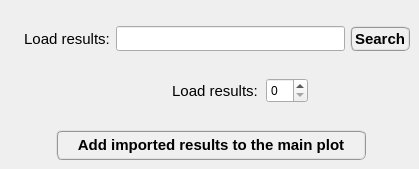
            <widget class="QWidget" name="tab_4">
             <attribute name="title">
              <string>Import</string>
             </attribute>
             <widget class="QPushButton" name="pushButton_AddImportedPlot">
              <property name="geometry">
               <rect>
                <x>56</x>
                <y>130</y>
                <width>310</width>
                <height>30</height>
               </rect>
              </property>
              <property name="minimumSize">
               <size>
                <width>310</width>
                <height>30</height>
               </size>
              </property>
              <property name="maximumSize">
               <size>
                <width>310</width>
                <height>30</height>
               </size>
              </property>
              <property name="font">
               <font>
                <family>MS Shell Dlg 2</family>
                <pointsize>11</pointsize>
                <weight>75</weight>
                <italic>false</italic>
                <bold>true</bold>
               </font>
              </property>
              <property name="styleSheet">
               <string notr="true">QPushButton{border-radius: 6px; border-color: rgb(150, 150, 150); border-style: ridge; border-width: 2px; color: rgb(0, 0, 0); background-color: rgb(240, 240, 240); font: 75 bold 11pt &quot;MS Shell Dlg 2&quot;}
QPushButton:hover{border-radius: 6px; border-color: rgb(0, 170, 255); border-style: ridge; border-width: 2px; color: rgb(0, 0, 0); background-color: rgba(174, 213, 255, 100); font: 75 bold 11pt &quot;MS Shell Dlg 2&quot;}
QPushButton:pressed{border-radius: 6px; border-color: rgb(0, 170, 255); border-style: ridge; border-width: 3px; color: rgb(0, 0, 0); background-color: rgb(174, 213, 255); font: 75 bold 11pt &quot;MS Shell Dlg 2&quot;}</string>
              </property>
              <property name="text">
               <string>Add imported results to the main plot</string>
              </property>
             </widget>
             <widget class="QSpinBox" name="spinBox">
              <property name="geometry">
               <rect>
                <x>266</x>
                <y>78</y>
                <width>42</width>
                <height>25</height>
               </rect>
              </property>
              <property name="minimumSize">
               <size>
                <width>0</width>
                <height>25</height>
               </size>
              </property>
              <property name="maximumSize">
               <size>
                <width>16777215</width>
                <height>25</height>
               </size>
              </property>
              <property name="maximum">
               <number>10</number>
              </property>
             </widget>
             <widget class="QLabel" name="label_10">
              <property name="geometry">
               <rect>
                <x>102</x>
                <y>78</y>
                <width>160</width>
                <height>25</height>
               </rect>
              </property>
              <property name="minimumSize">
               <size>
                <width>160</width>
                <height>25</height>
               </size>
              </property>
              <property name="maximumSize">
               <size>
                <width>160</width>
                <height>25</height>
               </size>
              </property>
              <property name="font">
               <font>
                <family>MS Shell Dlg 2</family>
                <pointsize>11</pointsize>
                <weight>50</weight>
                <italic>false</italic>
                <bold>false</bold>
               </font>
              </property>
              <property name="text">
               <string>Load results: </string>
              </property>
              <property name="alignment">
               <set>Qt::AlignRight|Qt::AlignTrailing|Qt::AlignVCenter</set>
              </property>
             </widget>
             <widget class="QLabel" name="label_9">
              <property name="geometry">
               <rect>
                <x>14</x>
                <y>26</y>
                <width>100</width>
                <height>25</height>
               </rect>
              </property>
              <property name="minimumSize">
               <size>
                <width>100</width>
                <height>25</height>
               </size>
              </property>
              <property name="maximumSize">
               <size>
                <width>100</width>
                <height>25</height>
               </size>
              </property>
              <property name="font">
               <font>
                <family>MS Shell Dlg 2</family>
                <pointsize>11</pointsize>
                <weight>50</weight>
                <italic>false</italic>
                <bold>false</bold>
               </font>
              </property>
              <property name="text">
               <string>Load results: </string>
              </property>
              <property name="alignment">
               <set>Qt::AlignRight|Qt::AlignTrailing|Qt::AlignVCenter</set>
              </property>
             </widget>
             <widget class="QLineEdit" name="lineEdit_ImportResultsPath">
              <property name="geometry">
               <rect>
                <x>116</x>
                <y>26</y>
                <width>229</width>
                <height>25</height>
               </rect>
              </property>
              <property name="minimumSize">
               <size>
                <width>0</width>
                <height>25</height>
               </size>
              </property>
              <property name="maximumSize">
               <size>
                <width>16777215</width>
                <height>25</height>
               </size>
              </property>
              <property name="font">
               <font>
                <family>MS Shell Dlg 2</family>
                <pointsize>9</pointsize>
                <weight>50</weight>
                <italic>false</italic>
                <bold>false</bold>
               </font>
              </property>
              <property name="layoutDirection">
               <enum>Qt::LeftToRight</enum>
              </property>
              <property name="styleSheet">
               <string notr="true"/>
              </property>
              <property name="alignment">
               <set>Qt::AlignCenter</set>
              </property>
             </widget>
             <widget class="QPushButton" name="pushButton_ChooseFolderImport">
              <property name="geometry">
               <rect>
                <x>350</x>
                <y>26</y>
                <width>60</width>
                <height>25</height>
               </rect>
              </property>
              <property name="minimumSize">
               <size>
                <width>0</width>
                <height>25</height>
               </size>
              </property>
              <property name="maximumSize">
               <size>
                <width>65</width>
                <height>25</height>
               </size>
              </property>
              <property name="sizeIncrement">
               <size>
                <width>65</width>
                <height>25</height>
               </size>
              </property>
              <property name="font">
               <font>
                <family>MS Shell Dlg 2</family>
                <pointsize>11</pointsize>
                <weight>75</weight>
                <italic>false</italic>
                <bold>true</bold>
               </font>
              </property>
              <property name="styleSheet">
               <string notr="true">QPushButton{border-radius: 6px; border-color: rgb(150, 150, 150); border-style: ridge; border-width: 2px; color: rgb(0, 0, 0); background-color: rgb(240, 240, 240); font: 75 bold 11pt &quot;MS Shell Dlg 2&quot;}
QPushButton:hover{border-radius: 6px; border-color: rgb(0, 170, 255); border-style: ridge; border-width: 2px; color: rgb(0, 0, 0); background-color: rgba(174, 213, 255, 100); font: 75 bold 11pt &quot;MS Shell Dlg 2&quot;}
QPushButton:pressed{border-radius: 6px; border-color: rgb(0, 170, 255); border-style: ridge; border-width: 3px; color: rgb(0, 0, 0); background-color: rgb(174, 213, 255); font: 75 bold 11pt &quot;MS Shell Dlg 2&quot;}</string>
              </property>
              <property name="text">
               <string>Search</string>
              </property>
             </widget>
            </widget>
